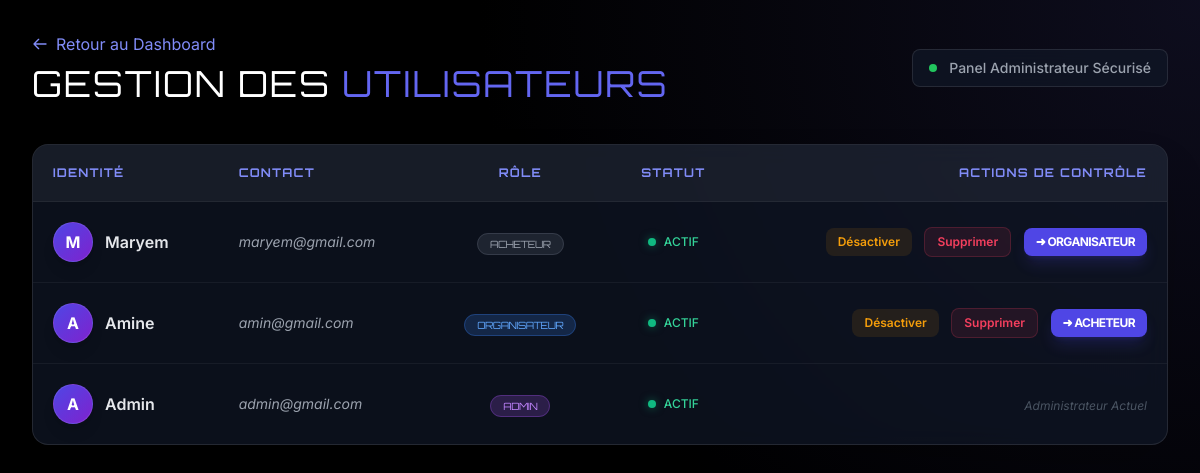
/admin/users.php (signed in), run on the app's committed database.
### tables this page shows
CREATE TABLE users (
    id INT AUTO_INCREMENT PRIMARY KEY,
    nom VARCHAR(100) NOT NULL,
    email VARCHAR(150) NOT NULL UNIQUE,
    password VARCHAR(255) NOT NULL,
    role ENUM('acheteur','organisateur','admin') NOT NULL,
    is_active BOOLEAN DEFAULT TRUE,
    date_creation DATETIME DEFAULT CURRENT_TIMESTAMP
);

### config/dataBase.php (called while the page is built, shortened)
<?php
class Database {
    private static $host = "localhost";
    private static $db_name = "BuyMatch";
    private static $username = "root";
    private static $password = "";
    private static $conn = null;
    public static function connect(){
        if (self::$conn === null) {
            try {
                self::$conn = new PDO(
                    "mysql:host=" . self::$host . ";dbname=" . self::$db_name . ";charset=utf8mb4",
                    self::$username,
                    self::$password
                );
                self::$conn->setAttribute(PDO::ATTR_ERRMODE, PDO::ERRMODE_EXCEPTION);
                self::$conn->setAttribute(PDO::ATTR_DEFAULT_FETCH_MODE, PDO::FETCH_ASSOC);
            } catch (PDOException $e) {
                die("Erreur de connexion : " . $e->getMessage());
            }
        }
        return self::$conn;
    }
}
?>

### classes/Admin.php (called while the page is built, shortened)
<?php
require_once __DIR__ . "/../config/database.php";
class Admin extends User {
    protected PDO $db;
    public function __construct(int $id,string $nom,string $email,?string $password = null,bool $estActif = true) {
        $this->db = Database::connect();
    }
    public function listerUtilisateurs(): array {
        $stmt = $this->db->prepare("
            select id,nom,email,role,is_active,date_creation
            from users
            order by date_creation desc
        ");
        $stmt->execute();
        return $stmt->fetchAll();
    }
}

### admin/users.php (the view, shortened to what this page needs)
<?php
    require_once "../config/database.php";
    require_once "../classes/Admin.php";
    $db = Database::connect();
    $stmt = $db->prepare("SELECT nom, email FROM users WHERE id = ?");
    $stmt->execute([$_SESSION['user_id']]);
    $user = $stmt->fetch();
    $admin = new Admin($_SESSION['user_id'],$user['nom'],$user['email'],'');
    $utilisateurs = $admin->listerUtilisateurs();
?>
<!DOCTYPE html>
<html lang="fr">
<head>
    <script src="https://cdn.tailwindcss.com"></script>
</head>
<body class="p-4 md:p-8 min-h-screen bg-[radial-gradient(circle_at_top_right,_var(--tw-gradient-stops))] from-indigo-900/20 via-black to-black">
    <div class="max-w-7xl mx-auto">
        <div class="flex flex-col md:flex-row md:items-center justify-between mb-10 gap-4">
            <div>
                <a href="dashbord.php" class="text-indigo-400 hover:text-indigo-300 flex items-center gap-2 mb-2 transition-colors">
                    <svg class="w-4 h-4" fill="none" stroke="currentColor" viewBox="0 0 24 24"><path stroke-linecap="round" stroke-linejoin="round" stroke-width="2" d="M10 19l-7-7m0 0l7-7m-7 7h18"/></svg>
                    Retour au Dashboard
                </a>
                <h1 class="text-3xl md:text-4xl font-sport text-white tracking-wider uppercase">
                    Gestion des <span class="text-indigo-500">Utilisateurs</span>
                </h1>
            </div>
            <div class="glass-card px-4 py-2 rounded-lg flex items-center gap-3">
                <div class="w-2 h-2 rounded-full bg-green-500 animate-pulse"></div>
                <span class="text-sm font-medium text-gray-400">Panel Administrateur Sécurisé</span>
            </div>
        </div>
        <div class="glass-card rounded-2xl overflow-hidden shadow-2xl">
            <div class="overflow-x-auto">
                <table class="min-w-full divide-y divide-white/5">
                    <thead class="bg-white/5">
                        <tr class="text-left text-xs font-sport text-indigo-400 uppercase tracking-widest">
                            <th class="p-5">Identité</th>
                            <th class="p-5">Contact</th>
                            <th class="p-5 text-center">Rôle</th>
                            <th class="p-5 text-center">Statut</th>
                            <th class="p-5 text-right">Actions de Contrôle</th>
                        </tr>
                    </thead>
                    <tbody class="divide-y divide-white/5">
                        <?php foreach ($utilisateurs as $u): ?>
                        <tr class="hover:bg-white/[0.02] transition-colors group">
                            <td class="p-5">
                                <div class="flex items-center gap-3">
                                    <div class="w-10 h-10 rounded-full bg-gradient-to-br from-indigo-600 to-purple-700 flex items-center justify-center text-white font-bold border border-white/10 shadow-lg">
                                        <?= strtoupper(substr($u['nom'], 0, 1)) ?>
                                    </div>
                                    <span class="font-semibold text-gray-200"><?= htmlspecialchars($u['nom']) ?></span>
                                </div>
                            </td>
                            <td class="p-5 text-gray-400 italic text-sm">
                                <?= htmlspecialchars($u['email']) ?>
                            </td>
                            <td class="p-5 text-center">
                                <span class="px-3 py-1 rounded-full text-[10px] font-sport uppercase tracking-tighter <?= $u['role'] === 'admin' ? 'bg-purple-500/20 text-purple-400 border border-purple-500/30' : ($u['role'] === 'organisateur' ? 'bg-blue-500/20 text-blue-400 border border-blue-500/30' : 'bg-gray-500/20 text-gray-400 border border-gray-500/30') ?>">
                                    <?= htmlspecialchars($u['role']) ?>
                                </span>
                            </td>
                            <td class="p-5 text-center">
                                <div class="flex items-center justify-center gap-2">
                                    <span class="w-2 h-2 rounded-full <?= $u['is_active'] ? 'bg-emerald-500 shadow-[0_0_8px_rgba(16,185,129,0.5)]' : 'bg-rose-500 shadow-[0_0_8px_rgba(244,63,94,0.5)]' ?>"></span>
                                    <span class="text-xs font-medium <?= $u['is_active'] ? 'text-emerald-400' : 'text-rose-400' ?>">
                                        <?= $u['is_active'] ? 'ACTIF' : 'SUSPENDU' ?>
                                    </span>
                                </div>
                            </td>
                            <td class="p-5 text-right space-x-2">
                                <?php if ($u['id'] !== $_SESSION['user_id']): ?>
                                    <a href="?toggle=<?= $u['id'] ?>&statut=<?= $u['is_active'] ? 0 : 1 ?>"
                                       class="inline-flex items-center px-3 py-1.5 rounded-lg text-xs font-semibold transition-all <?= $u['is_active'] ? 'bg-amber-500/10 text-amber-500 hover:bg-amber-500 hover:text-black' : 'bg-emerald-500/10 text-emerald-500 hover:bg-emerald-500 hover:text-black border border-emerald-500/20' ?>">
                                        <?= $u['is_active'] ? 'Désactiver' : 'Activer' ?>
                                    </a>
                                    <a href="?delete=<?= $u['id'] ?>"
                                       class="inline-flex items-center px-3 py-1.5 rounded-lg bg-rose-500/10 text-rose-500 hover:bg-rose-600 hover:text-white text-xs font-semibold transition-all border border-rose-500/20"
                                       onclick="return confirm('Confirmer la suppression irréversible ?')">
                                        Supprimer
                                    </a>
                                    <?php if ($u['role'] !== 'admin'): ?>
                                        <a href="?role=<?= $u['role'] === 'acheteur' ? 'organisateur' : 'acheteur' ?>&id=<?= $u['id'] ?>"
                                           class="inline-flex items-center px-3 py-1.5 rounded-lg bg-indigo-600 text-white hover:bg-indigo-500 text-xs font-bold transition-all shadow-lg shadow-indigo-600/20 uppercase tracking-tighter">
                                            ➜ <?= $u['role'] === 'acheteur' ? 'Organisateur' : 'Acheteur' ?>
                                        </a>
                                    <?php endif; ?>
                                <?php else: ?>
                                    <span class="text-gray-600 italic text-xs">Administrateur Actuel</span>
                                <?php endif; ?>
                            </td>
                        </tr>
                        <?php endforeach; ?>
                    </tbody>
                </table>
            </div>
        </div>
    </div>
</body>
</html>

### admin/users.php (style rules this page uses)
body { font-family: 'Inter', sans-serif; background-color: #050505; color: #e5e7eb; }
.font-sport { font-family: 'Orbitron', sans-serif; }
.glass-card { background: rgba(17, 24, 39, 0.7); backdrop-filter: blur(12px); border: 1px solid rgba(255, 255, 255, 0.1); }

### data on the page
users: nom "M", nom "Maryem", email "maryem@gmail.com", role "ACHETEUR", is_active 1 (drawn), shows "ORGANISATEUR"
users: nom "A", nom "Amine", email "amin@gmail.com", role "ORGANISATEUR", is_active 1 (drawn), shows "ACHETEUR"
users: nom "A", nom "Admin", email "admin@gmail.com", role "ADMIN", is_active 1 (drawn), shows "Administrateur Actuel"
